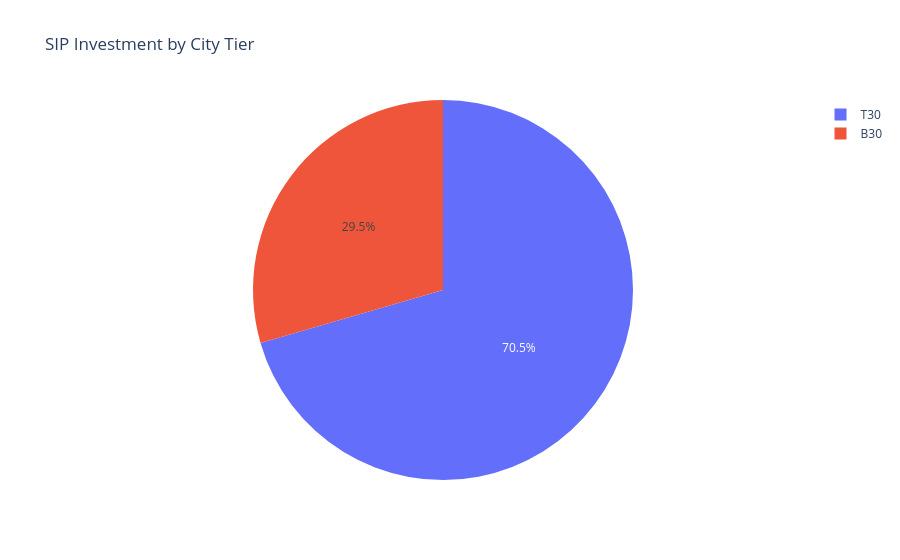

Notebook code for this chart:
### Markdown cell above
# 🏙️ Task 7: City Tier-wise SIP Investment Analysis

## 🎯 Objective
Compare total SIP investment across different city tiers.

### Code cell
city_tier = investors.groupby("City_Tier", as_index=False)["SIP_Amount"].sum()

fig = px.pie(
    city_tier,
    names="City_Tier",
    values="SIP_Amount",
    title="SIP Investment by City Tier"
)

fig.show()

### Figure 1 — Plotly figure (JSON) as saved in the notebook; plotly's stock layout.template omitted (floating-point values rounded to 4 significant figures)
{"data": [{"domain": {"x": [0, 1], "y": [0, 1]}, "hovertemplate": "City_Tier=%{label}<br>SIP_Amount=%{value}<extra></extra>", "labels": ["B30", "T30"], "legendgroup": "", "name": "", "showlegend": true, "type": "pie", "values": [771831, 1845382]}], "layout": {"legend": {"tracegroupgap": 0}, "title": {"text": "SIP Investment by City Tier"}}}
